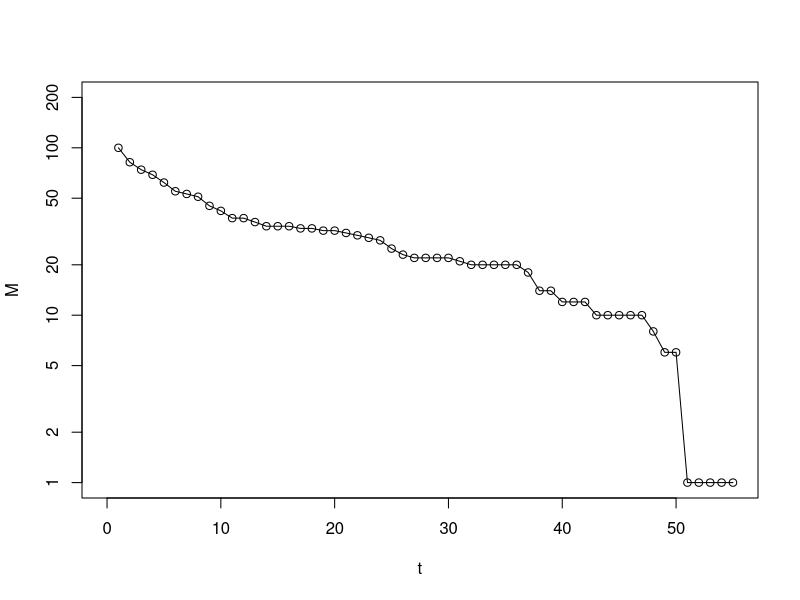

This chart was generated by the following R code: (Note: this script raises an error after producing the figure.)
M <- c(
  100,82,74,69,62,55,53,51,45,42,38,38,36,34,34,34,33,33,
  32,32,31,30,29,28,25,23,22,22,22,22,21,20,20,20,20,20,
  18,14,14,12,12,12,10,10,10,10,10,8,6,6,1,1,1,1,1
  ) # from Justeson (1973)

M <- c(M, rep(1, 808)) # make L[1] = 2,317

codes <- c(1:(max(M)))

# Extract frequency of codes from M
code_fq <- rep(1, length(codes))

for (i in 2:length(M)) {
  code_fq <- c(
    code_fq[1:(length(code_fq) - M[i])], 
    code_fq[((length(code_fq) - M[i]) + 1):length(code_fq)] + 1
    )
}

# Feature scaling p(r)
alpha <- 0.001
code_fq_scaled <- (code_fq - min(code_fq)) / (max(code_fq) - min(code_fq)) + alpha

# Extract N from code frequencies

N <- c()

for(i in 1:length(M)) {
  N[i] <- length(code_fq[code_fq == i])
}

# Get t

t <- c(1:M[1])

# Calculate L

L <- c()

for (i in 1:length(M)) {
  L[i] <- sum(M[i:length(M)])
}

plot(t[1:55],
     M[1:55],
     type = "o",
     log = "y",
     xlim = c(0, 55),
     ylim = c(1, 200),
     xlab = "t",
     ylab = "M")

plot(t,
     L,
     type = "o",
     log = "y",
     xlim = c(0, 70),
     ylim = c(500,3000))

(L[1] ^ 2 / (L[1] - M[1])) - L[1]


# r <- rank(-code_fq_scaled, ties.method = "max")
r <- rank(-code_fq_scaled, ties.method = "average")
# r <- rank(-code_fq_scaled, ties.method = "min")

rlm <- lm(c(0, code_fq_scaled[1:99]) ~ poly(c(123, r[1:99]), 2, raw = TRUE))
rlm3 <- lm(c(0, code_fq_scaled[1:99]) ~ poly(c(123, r[1:99]), 3, raw = TRUE))
rlm4 <- lm(c(0, code_fq_scaled[1:99]) ~ poly(c(123, r[1:99]), 4, raw = TRUE))



wt <- 1 / lm(abs(rlm$residuals) ~ rlm$fitted.values)$fitted.values ^ 2

rlm_wt <- lm(c(0, code_fq_scaled[1:99]) ~ poly(c(123, r[1:99]), 2, raw = TRUE), weights = wt)


plot(c(0, code_fq_scaled[1:99]),
     c(123, r[1:99]),
     log = "y",
     # xlim = c(0,0.1),
     ylim = c(1,150),
     xlab = "p(r)",
     ylab = "r",
     type = "o")


